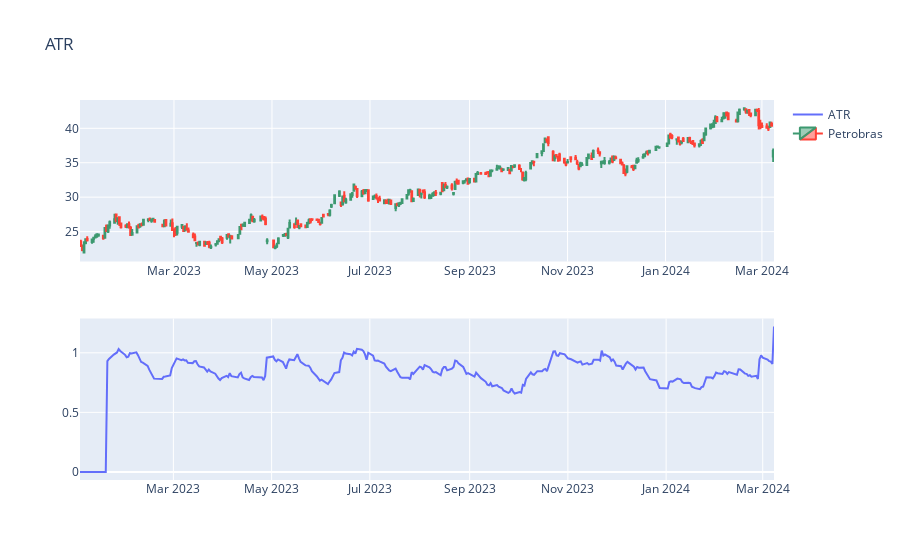

Notebook code for this chart:
### Code cell
# Inicializa uma nova figura com 2 linhas e 1 coluna
fig = make_subplots(rows=2, cols=1)

# Adiciona um gráfico de dispersão à subtrama inferior para visualizar o indicador ATR
fig.add_trace(go.Scatter(name='ATR', x=petr4.index, y=petr4['ATR']), row=2, col=1)
# Adiciona um gráfico de dispersão à segunda linha e primeira coluna da subtrama, representando o indicador ATR, com os índices de tempo no eixo x

# Adiciona um gráfico de candlestick à subtrama superior para visualizar os preços de fechamento, abertura, alta e baixa da Petrobras
fig.add_trace(go.Candlestick(name='Petrobras', x=petr4.index, close=petr4['Close'], open=petr4['Open'], high=petr4['High'], low=petr4['Low']), row=1, col=1)
# Adiciona um gráfico de candlestick à primeira linha e primeira coluna da subtrama, representando os preços de fechamento, abertura, alta e baixa da Petrobras, com os índices de tempo no eixo x

# Atualiza o layout da figura para ocultar o controle deslizante do intervalo no eixo x e define o título como 'ATR'
fig.update_layout(xaxis_rangeslider_visible=False, title_text='ATR')

# Exibe a figura
fig.show()

### Figure 1 — Plotly figure (JSON) as saved in the notebook; plotly's stock layout.template omitted (floating-point values rounded to 4 significant figures; data arrays with more than 128 entries replaced by an {"elided": "..."} marker saying what was removed)
{"data": [{"name": "ATR", "type": "scatter", "x": {"elided": "295 str values"}, "xaxis": "x2", "y": {"elided": "295 float values"}, "yaxis": "y2"}, {"close": {"elided": "295 float values"}, "high": {"elided": "295 float values"}, "low": {"elided": "295 float values"}, "name": "Petrobras", "open": {"elided": "295 float values"}, "type": "candlestick", "x": {"elided": "295 str values"}, "xaxis": "x", "yaxis": "y"}], "layout": {"autosize": true, "title": {"text": "ATR"}, "xaxis": {"anchor": "y", "autorange": true, "domain": [0, 1], "range": ["2023-01-01 12:00", "2024-03-08 12:00"], "rangeslider": {"visible": false, "yaxis": {}}, "type": "date"}, "xaxis2": {"anchor": "y2", "autorange": true, "domain": [0, 1], "range": ["2023-01-02", "2024-03-08"], "type": "date"}, "yaxis": {"anchor": "x", "autorange": true, "domain": [0.575, 1], "range": [20.66, 44.11]}, "yaxis2": {"anchor": "x2", "autorange": true, "domain": [0, 0.425], "range": [-0.06778, 1.288], "type": "linear"}}}
